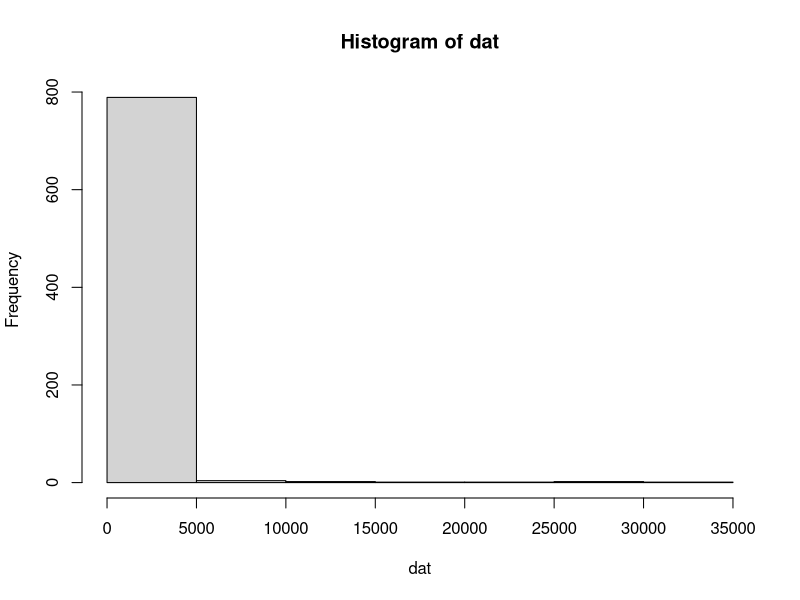

Generate this figure with R:
library(tidyverse)
options(scipen = 999)

n_smp = 100
n_taxa = 8

taxa <- read_tsv("inst/extdata/rdp_taxa.tsv", col_names = FALSE) %>%
    select(2) %>% pull()
taxa_subset <- sample(taxa, n_taxa)
taxa_tb <- as_tibble(do.call(rbind, strsplit(taxa_subset, ";", fixed = TRUE)))

colnames(taxa_tb) <- c("Domain", "Phylum", "Class", "Order", "Family", "Genus")
taxa_tb$asv <- paste0("ASV", 1:n_taxa)
taxa_tb <- taxa_tb[, c("asv", "Domain", "Phylum", "Class", "Order", "Family", "Genus")]

# generate_counts_nbinom <- function(n_smp = 100, n_asv = 5000 , size = 1, prob = 0.01 ){
#     dat <- rnbinom(n_smp * n_asv, size = size, prob = prob) %>%
#         matrix(ncol = n_smp)
#     hist(dat)
#     colnames(dat) <- paste("Smp", 1:n_smp, sep = "")
#     rownames(dat) <- paste("ASV", 1:n_asv, sep = "")
#     dat %>%
#         as.data.frame() %>%
#         rownames_to_column(var = "asv") %>%
#         as_tibble()
# }

generate_counts_lnorm <- function(n_smp = 100, n_asv = n_taxa , meanlog = 2, sdlog = 3 ){
    dat <- rlnorm(n_smp * n_asv, meanlog, sdlog) %>%
        matrix(ncol = n_smp)
    hist(dat)
    colnames(dat) <- paste("Smp", 1:n_smp, sep = "")
    rownames(dat) <- paste("ASV", 1:n_asv, sep = "")
    dat %>%
        as.data.frame() %>%
        rownames_to_column(var = "asv") %>%
        as_tibble() %>%
        mutate(across(where(is.numeric), floor))
}


counts_df <- generate_counts_lnorm()

metadata_df <- data.frame(
    sample_id = paste0("Smp", 1:100),
    Depth = sample(1:30, 100, replace = TRUE),
    Carbon_source = sample(c("Glucose", "Hexadecane", "Styrene"), 100, replace = TRUE),
    Date = as.Date(sample(18000:19000, 100, replace = TRUE), origin = "1970-01-01")
)

write_tsv(taxa_tb, "inst/extdata/taxa.tsv")
write_tsv(counts_df, "inst/extdata/seqtab.tsv")
write_tsv(metadata_df, "inst/extdata/metadata.tsv")

# generate_counts <- function(N) {
#     sample(1:20000, N, replace = TRUE)
# }:w

#
# introduce_zeros_and_low_counts <- function(df, zero_prob = 0.1, low_count_prob = 0.2, max_low_count = 100, max_count = 500) {
#     modified_df <- df
#     for (i in 1:nrow(df)) {
#         for (j in 1:ncol(df)) {
#             if (runif(1) < zero_prob) {
#                 modified_df[i, j] <- 0
#             } else if (runif(1) < low_count_prob) {
#                 modified_df[i, j] <- min(max_count, sample(1:max_low_count, 1))
#             }
#         }
#     }
#     return(modified_df)
# }
# N_smp <- 100
# counts_list <- lapply(rep(20, N_smp), generate_counts)
# counts_df <- as.data.frame(do.call(cbind, counts_list))
# for (i in 1:3) {
#     counts_df <- introduce_zeros_and_low_counts(counts_df, max_count = 500)
# }
# counts_df <- cbind("asv" = paste0("ASV", 1:20), counts_df)
# colnames(counts_df) <- c("asv", paste0("Smp", 1:100))

# bacteria <- c(
#     "Bacteria, Proteobacteria, Alphaproteobacteria, Rhodospirillales, Acetobacteraceae, Acetobacter, pasteurianus",
#     "Bacteria, Proteobacteria, Alphaproteobacteria, Rhizobiales, Bradyrhizobiaceae, Bradyrhizobium, japonicum",
#     "Bacteria, Proteobacteria, Betaproteobacteria, Burkholderiales, Comamonadaceae, Acidovorax, facilis",
#     "Bacteria, Firmicutes, Bacilli, Bacillales, Bacillaceae, Bacillus, cereus",
#     "Bacteria, Bacteroidetes, Bacteroidia, Bacteroidales, Bacteroidaceae, Bacteroides, fragilis",
#     "Bacteria, Firmicutes, Bacilli, Lactobacillales, Streptococcaceae, Streptococcus, pneumoniae",
#     "Bacteria, Proteobacteria, Gammaproteobacteria, Pseudomonadales, Pseudomonadaceae, Pseudomonas, aeruginosa",
#     "Bacteria, Proteobacteria, Gammaproteobacteria, Pseudomonadales, Pseudomonadaceae, Pseudomonas, putida",
#     "Bacteria, Proteobacteria, Betaproteobacteria, Burkholderiales, Burkholderiaceae, Burkholderia, cepacia",
#     "Bacteria, Proteobacteria, Alphaproteobacteria, Rhizobiales, Bradyrhizobiaceae, Bradyrhizobium, elkanii",
#     "Bacteria, Proteobacteria, Gammaproteobacteria, Enterobacterales, Enterobacteriaceae, Escherichia, coli",
#     "Bacteria, Actinobacteria, Actinobacteria, Actinomycetales, Micrococcaceae, Micrococcus, luteus",
#     "Bacteria, Firmicutes, Clostridia, Clostridiales, Clostridiaceae, Clostridium, botulinum",
#     "Bacteria, Proteobacteria, Alphaproteobacteria, Rhizobiales, Bradyrhizobiaceae, Bradyrhizobium, betae",
#     "Bacteria, Actinobacteria, Actinobacteria, Actinomycetales, Corynebacteriaceae, Corynebacterium, diphtheriae",
#     "Bacteria, Proteobacteria, Alphaproteobacteria, Rhodospirillales, Acetobacteraceae, Acetobacter, pomorum",
#     "Bacteria, Firmicutes, Bacilli, Bacillales, Bacillaceae, Bacillus, subtilis",
#     "Bacteria, Bacteroidetes, Bacteroidia, Bacteroidales, Bacteroidaceae, Bacteroides, caccae",
#     "Bacteria, Proteobacteria, Alphaproteobacteria, Rhizobiales, Bradyrhizobiaceae, Bradyrhizobium, icense",
#     "Bacteria, Proteobacteria, Betaproteobacteria, Burkholderiales, Comamonadaceae, Acidovorax, aveneae"
# )
# bacteria_tb <- as_tibble(do.call(rbind, strsplit(bacteria, ", ", fixed = TRUE)))
# colnames(bacteria_tb) <- c("Domain", "Phylum", "Class", "Order", "Family", "Genus", "Species")
# bacteria_tb$asv <- paste0("ASV", 1:20)
# bacteria_tb <- bacteria_tb[, c("asv", "Domain", "Phylum", "Class", "Order", "Family", "Genus", "Species")]
#
# taxonomy_levels <- list(
#    Domain = "Bacteria",
#    Phylum = c("Acidobacteria",
#               "Actinobacteria",
#               "Bacteroidetes",
#               "Chloroflexi",
#               "Cyanobacteria",
#               "Firmicutes",
#               "Planctomycetes",
#               "Proteobacteria",
#               "Spirochaetes"),
#
#    Class = c("Alphaproteobacteria",
#              "Betaproteobacteria",
#              "Gammaproteobacteria",
#              "Bacilli",
#              "Bacteroidia",
#              "Actinobacteria",
#              "Clostridia",
#              "Actinomycetia",
#              )
#
# )
